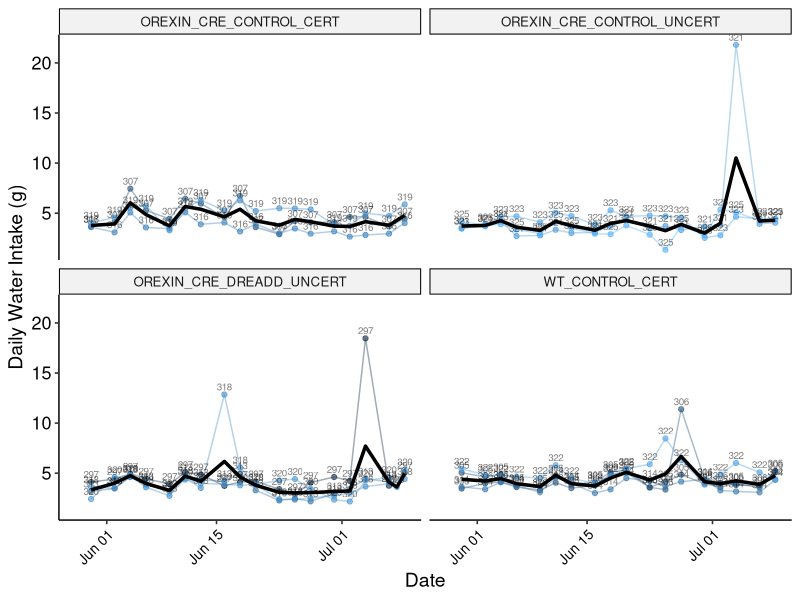

R code for this plot:
# This script aims to explore changes water consumption in orexin-cre mice

#libraries
library(dplyr) #to use pipe
library(ggplot2) #to graph
library(readr) 
library(tidyr)  # to use drop-na()
library(ggpubr)
library(car)       # for Levene’s Test
library(tidyverse)
library(emmeans)

#format plot
format.plot <- theme_pubr() +
  theme(strip.background = element_blank(), 
        strip.text = element_blank(),
        panel.spacing.x = unit(0.1, "lines"),          
        panel.spacing.y = unit(1.5, "lines"),  
        legend.position = "none",
        axis.text = element_text(family = "Helvetica", size = 13),
        axis.title = element_text(family = "Helvetica", size = 14))

#orexin-cre mice####
##water intake####
water <- read_csv("../data/WATER_CONSUMPTION.csv") %>% 
  mutate(DATE = lubridate::mdy(DATE)) %>% 
  filter(AIM=="UNCERTAINTY") %>% 
  group_by(ID) %>% 
  mutate(WATER_GR = (WATER_START_G - WATER_END_G)) %>% 
  mutate(delta_measurement = (DATE - lag(DATE)),
          corrected_waterintake_gr = (WATER_GR / as.numeric(delta_measurement))) %>% #DAILY WATER INTAKE
    mutate(GROUP = case_when(
    ID %in% c(321, 323, 325) ~ "OREXIN_CRE_CONTROL_UNCERT",
    ID %in% c(297, 313, 318, 320) ~ "OREXIN_CRE_DREADD_UNCERT",
    ID %in% c(305, 306, 314, 322) ~ "WT_CONTROL_CERT",
    ID %in% c(307,316, 319) ~ "OREXIN_CRE_CONTROL_CERT"
  ))
n_distinct(water$ID) #here we know there is 14 animals

# Calculate mean water intake per date and group
mean_intake <- water %>%
  group_by(DATE, GROUP) %>%
  summarise(mean_water = mean(corrected_waterintake_gr, na.rm = TRUE), .groups = "drop") %>% 
  drop_na()

# Plot
plot <- ggplot(water, aes(x = DATE, y = corrected_waterintake_gr, group = ID)) +
  geom_line(aes(color = ID), alpha = 0.4) +  # Individual lines
  geom_point(aes(color = ID), size = 1.5, alpha = 0.6) +  # Individual points
  geom_text(aes(label = ID), vjust = -0.5, size = 2.5, alpha = 0.5) +  # ID labels
  geom_line(data = mean_intake, aes(x = DATE, y = mean_water), 
            color = "black", size = 1.2, inherit.aes = FALSE) +  # Mean line
  labs(
    x = "Date",
    y = "Daily Water Intake (g)",
  ) +
  theme_pubr() +
  theme(
    axis.text.x = element_text(angle = 45, hjust = 1, size = 10),
    axis.text = element_text(family = "Helvetica", size = 13),
    axis.title = element_text(family = "Helvetica", size = 14),
    legend.position = "none"
  ) +
  facet_wrap(~GROUP)

plot

 
 ##one way anova ####
 # Check normality by group (Shapiro-Wilk test)
 water %>%
   group_by(GROUP) %>%
   summarise(p_value = shapiro.test(WATER_GR)$p.value) #all data normally distributed 
 # Check equal variances (Levene’s Test)
 leveneTest(WATER_GR ~ GROUP, data = water) #p = 0.6 
 #one way anoca
 anova_result <- aov(WATER_GR ~ GROUP, data = water)
 summary(anova_result)
 
 emmeans_result <- emmeans(anova_result, pairwise ~ GROUP)
 summary(emmeans_result)
 
 
